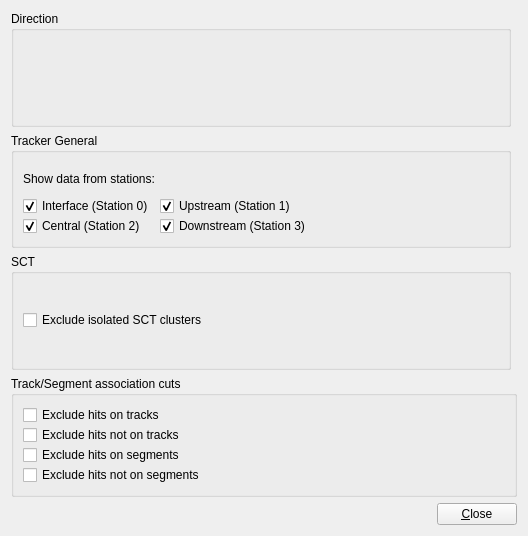
<?xml version="1.0" encoding="UTF-8"?>
<ui version="4.0">
 <class>PRDSysSettingsCutsForm</class>
 <widget class="QWidget" name="PRDSysSettingsCutsForm">
  <property name="geometry">
   <rect>
    <x>0</x>
    <y>0</y>
    <width>528</width>
    <height>536</height>
   </rect>
  </property>
  <property name="windowTitle">
   <string>Form</string>
  </property>
  <layout class="QGridLayout" name="gridLayout_2">
   <item row="0" column="0">
    <widget class="QGroupBox" name="groupBox_2">
     <property name="title">
      <string>Direction</string>
     </property>
     <layout class="QVBoxLayout" name="verticalLayout_4">
      <item>
       <widget class="VP1EtaPhiCutWidget" name="etaPhiCutWidget" native="true"/>
      </item>
     </layout>
    </widget>
   </item>
   <item row="1" column="0">
    <widget class="QGroupBox" name="groupBox_cuts_idgeneral">
     <property name="title">
      <string>Tracker General</string>
     </property>
     <layout class="QHBoxLayout" name="horizontalLayout_4">
      <item>
       <layout class="QGridLayout" name="_3">
        <property name="horizontalSpacing">
         <number>6</number>
        </property>
        <property name="verticalSpacing">
         <number>0</number>
        </property>
        <item row="0" column="0" colspan="2">
         <widget class="QLabel" name="label_9">
          <property name="text">
           <string>Show data from stations:</string>
          </property>
         </widget>
        </item>
        <item row="1" column="0">
         <widget class="QCheckBox" name="checkBox_cut_tracker_interface">
          <property name="text">
           <string>Interface (Station 0)</string>
          </property>
          <property name="checked">
           <bool>true</bool>
          </property>
         </widget>
        </item>
        <item row="1" column="1">
         <widget class="QCheckBox" name="checkBox_cut_tracker_upstream">
          <property name="text">
           <string>Upstream (Station 1)</string>
          </property>
          <property name="checked">
           <bool>true</bool>
          </property>
         </widget>
        </item>
        <item row="2" column="0">
         <widget class="QCheckBox" name="checkBox_cut_tracker_central">
          <property name="text">
           <string>Central (Station 2)</string>
          </property>
          <property name="checked">
           <bool>true</bool>
          </property>
         </widget>
        </item>
        <item row="2" column="1">
         <widget class="QCheckBox" name="checkBox_cut_tracker_downstream">
          <property name="text">
           <string>Downstream (Station 3)</string>
          </property>
          <property name="checked">
           <bool>true</bool>
          </property>
         </widget>
        </item>
       </layout>
      </item>
      <item>
       <spacer>
        <property name="orientation">
         <enum>Qt::Horizontal</enum>
        </property>
        <property name="sizeHint" stdset="0">
         <size>
          <width>1</width>
          <height>20</height>
         </size>
        </property>
       </spacer>
      </item>
     </layout>
    </widget>
   </item>
   <item row="2" column="0">
    <widget class="QGroupBox" name="groupBox_cuts_sct">
     <property name="title">
      <string>SCT</string>
     </property>
     <layout class="QVBoxLayout" name="verticalLayout_2">
      <item>
       <widget class="QCheckBox" name="checkBox_cut_sct_excludeisolatedclusters">
        <property name="toolTip">
         <string>&lt;html&gt;&lt;head&gt;&lt;meta name=&quot;qrichtext&quot; content=&quot;1&quot; /&gt;&lt;style type=&quot;text/css&quot;&gt;
p, li { white-space: pre-wrap; }
&lt;/style&gt;&lt;/head&gt;&lt;body style=&quot; font-family:'Sans Serif'; font-size:9pt; font-weight:400; font-style:normal;&quot;&gt;
&lt;p style=&quot; margin-top:0px; margin-bottom:0px; margin-left:0px; margin-right:0px; -qt-block-indent:0; text-indent:0px;&quot;&gt;Require the neighbouring wafer to have at least one cluster.&lt;/p&gt;&lt;/body&gt;&lt;/html&gt;</string>
        </property>
        <property name="text">
         <string>Exclude isolated SCT clusters</string>
        </property>
        <property name="checked">
         <bool>false</bool>
        </property>
       </widget>
      </item>
     </layout>
    </widget>
   </item>
   <item row="3" column="0" colspan="2">
    <widget class="QGroupBox" name="groupBox_cuts_tracksegmentassociation">
     <property name="title">
      <string>Track/Segment association cuts</string>
     </property>
     <layout class="QHBoxLayout" name="horizontalLayout_5">
      <item>
       <layout class="QVBoxLayout" name="_9">
        <property name="spacing">
         <number>0</number>
        </property>
        <item>
         <widget class="QCheckBox" name="checkBox_cuts_ts_exclude_hits_on_track">
          <property name="text">
           <string>Exclude hits on tracks</string>
          </property>
         </widget>
        </item>
        <item>
         <widget class="QCheckBox" name="checkBox_cuts_ts_exclude_hits_not_on_track">
          <property name="text">
           <string>Exclude hits not on tracks</string>
          </property>
         </widget>
        </item>
        <item>
         <widget class="QCheckBox" name="checkBox_cuts_ts_exclude_hits_on_segments">
          <property name="text">
           <string>Exclude hits on segments</string>
          </property>
         </widget>
        </item>
        <item>
         <widget class="QCheckBox" name="checkBox_cuts_ts_exclude_not_on_segments">
          <property name="text">
           <string>Exclude hits not on segments</string>
          </property>
         </widget>
        </item>
       </layout>
      </item>
      <item>
       <spacer>
        <property name="orientation">
         <enum>Qt::Horizontal</enum>
        </property>
        <property name="sizeHint" stdset="0">
         <size>
          <width>1</width>
          <height>20</height>
         </size>
        </property>
       </spacer>
      </item>
     </layout>
    </widget>
   </item>
   <item row="4" column="0" colspan="2">
    <layout class="QHBoxLayout" name="horizontalLayout_6">
     <property name="spacing">
      <number>0</number>
     </property>
     <item>
      <spacer>
       <property name="orientation">
        <enum>Qt::Horizontal</enum>
       </property>
       <property name="sizeHint" stdset="0">
        <size>
         <width>40</width>
         <height>20</height>
        </size>
       </property>
      </spacer>
     </item>
     <item>
      <widget class="QPushButton" name="pushButton_close">
       <property name="text">
        <string>&amp;Close</string>
       </property>
      </widget>
     </item>
    </layout>
   </item>
  </layout>
 </widget>
 <customwidgets>
  <customwidget>
   <class>VP1EtaPhiCutWidget</class>
   <extends>QWidget</extends>
   <header>VP1Base/VP1EtaPhiCutWidget.h</header>
   <container>1</container>
  </customwidget>
 </customwidgets>
 <resources/>
 <connections/>
</ui>
